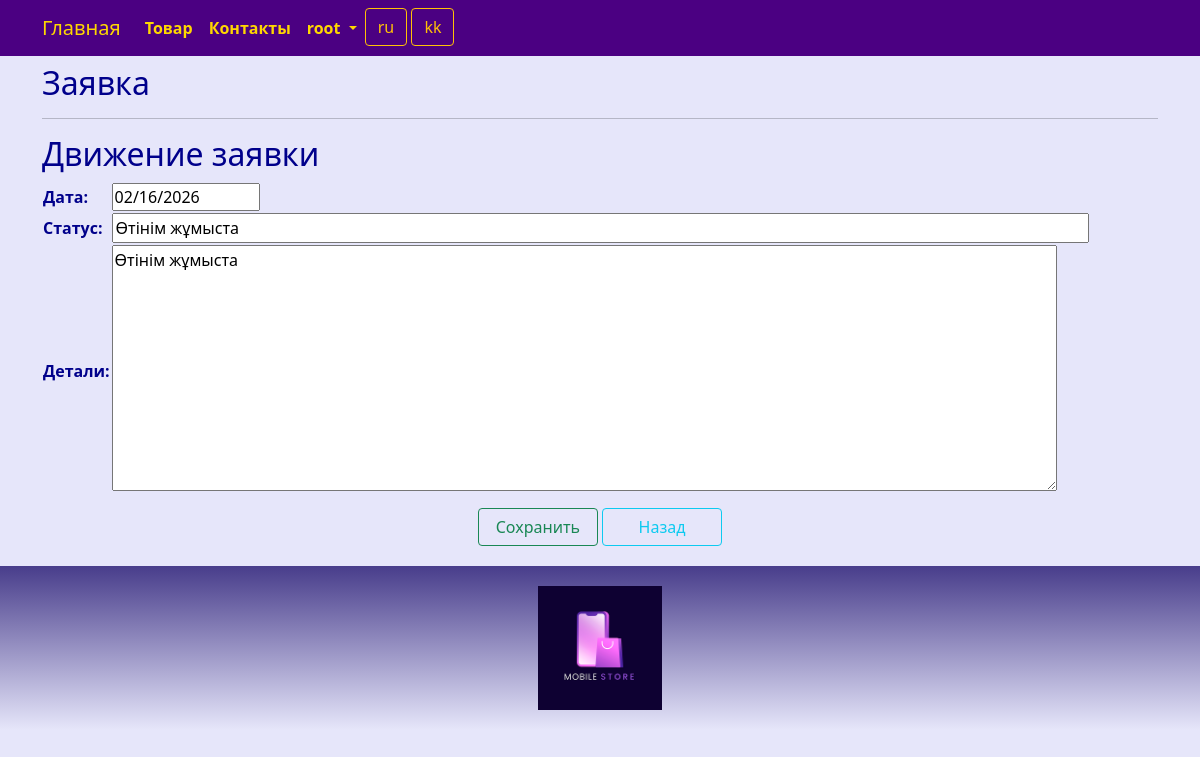
/movement/edit/2/1/ (signed in), run on the app's committed database.
### product/models.py (models this page shows, shortened)
class Movement(models.Model):
    application = models.ForeignKey(Application, related_name='movement_application', on_delete=models.CASCADE)
    datem = models.DateTimeField(_('datem'))
    status = models.CharField(_('movement_status'), max_length=128)
    details = models.TextField(_('movement_details'), blank=True, null=True)
    class Meta:
        db_table = 'movement'
        indexes = [
            models.Index(fields=['application']),
            models.Index(fields=['datem']),
        ]
        ordering = ['datem']

### product/views.py (the view)
# urls.py: path('movement/edit/<int:id>/<int:application_id>/', views.movement_edit, name='movement_edit'),
@login_required
@group_required("Managers")
def movement_edit(request, id, application_id):
    app = Application.objects.get(id=application_id)
    try:
        movement = Movement.objects.get(id=id)
        if request.method == "POST":
            movement.status = request.POST.get("status")
            movement.details = request.POST.get("details")
            movementform = MovementForm(request.POST)
            if movementform.is_valid():
                movement.save()
                return HttpResponseRedirect(reverse('movement_index', args=(application_id,)))
            else:
                return render(request, "application/edit.html", {"form": movementform})
        else:
            movementform = MovementForm(initial={'application': movement.application, 'datem': movement.datem.strftime('%Y-%m-%d'), 'status': movement.status, 'details': movement.details,  })
            return render(request, "movement/edit.html", {"form": movementform, "application_id": application_id, "app": app})
    except Movement.DoesNotExist:
        return HttpResponseNotFound("<h2>Movement not found</h2>")
    except Exception as exception:
        print(exception)
        return HttpResponse(exception)

### product/forms.py
class MovementForm(forms.ModelForm):
    class Meta:
        model = Movement
        fields = ('datem', 'status', 'details')
        widgets = {
            'datem': DateInput(attrs={"type":"date", "readonly":"readonly"}),
            'status': TextInput(attrs={"size":"100"}),
            'details': Textarea(attrs={'cols': 100, 'rows': 10}),
        }

### product/views.py (called while the page is built)
def group_required(*group_names):
    def in_groups(u):
        if u.is_authenticated:
            if bool(u.groups.filter(name__in=group_names)) | u.is_superuser:
                return True
        return False
    return user_passes_test(in_groups, login_url='403')

### templates/movement/edit.html (shortened to what this page needs)
{% extends "base.html" %}
{% load i18n %}
{% block content %}
<h2>{% trans "application" %}</h2>
<hr>
<h2>{% trans "movement" %}</h2>
<form method="POST" enctype="multipart/form-data">
    <table>
        {{ form }}
    </table>
	<div class="div-button-center">
		<button type="submit" class="btn btn-outline-success" style="width:120px">{% trans "Save" %}</button>
	<a class="btn btn-outline-info" style="width:120px" href="{% url 'movement_index' application_id %}">{% trans "Back" %}</a>
	</div>
</form>
{% endblock content %}

### templates/base.html (shortened to what this page needs)
<!DOCTYPE html>
{% load static %}
{% load i18n %}
<html>
<html lang="{{ LANGUAGE_CODE }}">
<head>
	<link href="https://cdn.jsdelivr.net/npm/bootstrap@5.0.2/dist/css/bootstrap.min.css" rel="stylesheet">
	<link rel="stylesheet" href="{% static 'css/styles.css' %}" />
	<link rel="stylesheet" href="{% static 'css/choosen.css' %}" />
</head>
<nav class="navbar navbar-expand-lg justify-content-center">
	<div class="container">
		<div class="collapse navbar-collapse" id="mainMenu">
			<ul class="navbar-nav me-auto mb-2 mb-lg-0">
				<a class="navbar-brand" href="{{ HTTP_HOST }}/">{% trans "Home" %}</a>
				<li class="nav-item">
					<a class="nav-link" href="{% url 'catalog_list' %}">{% trans "catalog" %}</a>
				</li>
				<li class="nav-item">
					<a class="nav-link" href="{% url 'contact' %}">{% trans "contacts" %}</a>
				</li>
				{% if user.is_authenticated %}
				<li class="nav-item dropdown">
					<a class="nav-link dropdown-toggle" href="#" id="navbarDropdown" role="button" data-bs-toggle="dropdown" aria-expanded="false">
						{{ user.username }}
					</a>
				</li>
				{% else %}
				<form class="form-inline ml-auto">
					<a href="{% url 'login' %}" class="btn btn-outline-secondary">{% trans "Log In" %}</a>
				</form>
				{% endif %}
				<form action="{% url 'set_language' %}" method="post">
					{% get_current_language as LANGUAGE_CODE %}
					{% get_available_languages as LANGUAGES %}
					{% get_language_info_list for LANGUAGES as languages %}
					{% for language in languages %}
					<button type="submit" class="btn btn-outline-warning" name="language" value="{{ language.code }}">
						{{ language.code }}
					</button>
					{% endfor %}
				</form>
			</ul>
		</div>
	</div>
</nav>
<body>
	<div class="container">
		{% block content%}{% endblock content %}
	</div>
</body>
<footer class="container-fluid text-center bg-lightgray">
	<div class="copyrights">
		<img src="{% static 'images/logo.png' %}" alt="logo" style="height:144px; padding: 10px;">
	</div>
</footer>
<link rel="stylesheet" href="https://cdn.datatables.net/1.13.8/css/dataTables.bootstrap5.min.css">
</html>

### static/css/styles.css (style rules this page uses)
:root { --navbar-background-color: Indigo; --navbar-text-color: Gold; --main-background-color-light: Lavender; --main-background-color-dark: Indigo; --main-text-color: DarkBlue; --main-header-color: DarkBlue; --main-text-attention-color: Purple; --footer-background-color-light: Lavender; --footer-background-color-dark: DarkSlateBlue; --footer-text-color: Teal; --card-background-color-light: Lavender; --card-background-color-dark: Indigo; --card-text-color: SeaGreen; --table-background-color-light: Lavender; --table-background-color-dark: #F5F5F5; --table-text-color: DarkBlue; --star-size: 30px; --star-color: LightYellow; --star-background: Yellow ; }
.navbar { background-color: var(--navbar-background-color); color: var(--navbar-text-color); }
.navbar .navbar-nav, .navbar .navbar-nav .navbar-text { color: var(--navbar-text-color); }
.navbar ul { background-color: var(--navbar-background-color); color: var(--navbar-text-color); }
.navbar li { background-color: var(--navbar-background-color); color: var(--navbar-text-color); }
.navbar a { background-color: var(--navbar-background-color); color: var(--navbar-text-color); }
.navbar-brand { background-color: var(--navbar-background-color); color: var(--navbar-text-color); }
.nav-item { background-color: var(--navbar-background-color); color: var(--navbar-text-color); font-weight: bold; }
body { background-color: var(--main-background-color-light); }
h1, h2, h3, h4, h5, h6 { color: var(--main-header-color); }
p, ul, li, label { color: var(--main-text-color); }
.div-button-center { text-align: center; padding: 10px; }
footer { background-image: linear-gradient(top, var(--footer-background-color-dark), var(--footer-background-color-light)); background-image: -o-linear-gradient(top, var(--footer-background-color-dark), var(--footer-background-color-light)); background-image: -moz-linear-gradient(top, var(--footer-background-color-dark), var(--footer-background-color-light)); background-image: -webkit-linear-gradient(top, var(--footer-background-color-dark), var(--footer-background-color-light)); margin-top: 10px; padding: 10px; }

### data on the page
Movement: datem "02/16/2026", status "Өтінім жұмыста", details "Өтінім жұмыста"

### other printed values
{{ user.username }} "root"
{{ language.code }} "ru" "kk"
